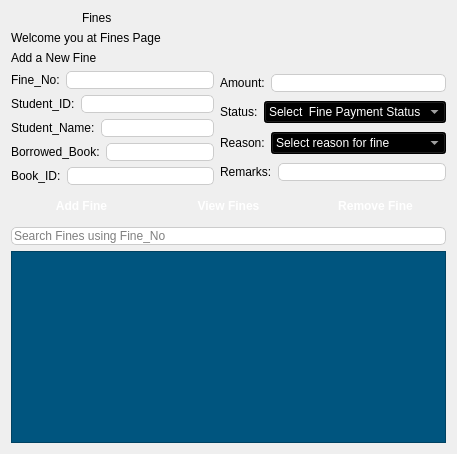
         <widget class="QWidget" name="page">
          <layout class="QVBoxLayout" name="verticalLayout_35">
           <item>
            <layout class="QVBoxLayout" name="verticalLayout_34">
             <item>
              <layout class="QVBoxLayout" name="verticalLayout_29">
               <item>
                <layout class="QHBoxLayout" name="horizontalLayout_42">
                 <item>
                  <widget class="QLabel" name="label_48">
                   <property name="maximumSize">
                    <size>
                     <width>65</width>
                     <height>65</height>
                    </size>
                   </property>
                   <property name="text">
                    <string/>
                   </property>
                   <property name="pixmap">
                    <pixmap resource="resource.qrc">:/images/fine (1).png</pixmap>
                   </property>
                   <property name="scaledContents">
                    <bool>true</bool>
                   </property>
                  </widget>
                 </item>
                 <item>
                  <widget class="QLabel" name="label_49">
                   <property name="styleSheet">
                    <string notr="true">font: 600 italic 20pt &quot;Segoe UI&quot;;</string>
                   </property>
                   <property name="text">
                    <string>Fines</string>
                   </property>
                  </widget>
                 </item>
                </layout>
               </item>
               <item>
                <widget class="QLabel" name="label_50">
                 <property name="styleSheet">
                  <string notr="true">font: 600 italic 12pt &quot;Segoe UI&quot;;</string>
                 </property>
                 <property name="text">
                  <string>Welcome you at Fines Page</string>
                 </property>
                </widget>
               </item>
              </layout>
             </item>
             <item>
              <layout class="QVBoxLayout" name="verticalLayout_32">
               <item>
                <widget class="QLabel" name="label_51">
                 <property name="styleSheet">
                  <string notr="true">font: 600 italic 18pt &quot;Segoe UI&quot;;</string>
                 </property>
                 <property name="text">
                  <string>Add a New Fine</string>
                 </property>
                </widget>
               </item>
               <item>
                <layout class="QHBoxLayout" name="horizontalLayout_52">
                 <item>
                  <layout class="QVBoxLayout" name="verticalLayout_31">
                   <item>
                    <layout class="QHBoxLayout" name="horizontalLayout_43">
                     <item>
                      <widget class="QLabel" name="label_52">
                       <property name="text">
                        <string>Fine_No:</string>
                       </property>
                      </widget>
                     </item>
                     <item>
                      <widget class="QLineEdit" name="fine_line_1">
                       <property name="styleSheet">
                        <string notr="true">QLineEdit{
border: 1px solid #ccc;
border-radius: 5px;
}</string>
                       </property>
                      </widget>
                     </item>
                    </layout>
                   </item>
                   <item>
                    <layout class="QHBoxLayout" name="horizontalLayout_44">
                     <item>
                      <widget class="QLabel" name="label_53">
                       <property name="text">
                        <string>Student_ID:</string>
                       </property>
                      </widget>
                     </item>
                     <item>
                      <widget class="QLineEdit" name="fine_line_2">
                       <property name="styleSheet">
                        <string notr="true">QLineEdit{
border: 1px solid #ccc;
border-radius: 5px;
}</string>
                       </property>
                      </widget>
                     </item>
                    </layout>
                   </item>
                   <item>
                    <layout class="QHBoxLayout" name="horizontalLayout_45">
                     <item>
                      <widget class="QLabel" name="label_54">
                       <property name="text">
                        <string>Student_Name:</string>
                       </property>
                      </widget>
                     </item>
                     <item>
                      <widget class="QLineEdit" name="fine_line_3">
                       <property name="styleSheet">
                        <string notr="true">QLineEdit{
border: 1px solid #ccc;
border-radius: 5px;
}</string>
                       </property>
                      </widget>
                     </item>
                    </layout>
                   </item>
                   <item>
                    <layout class="QHBoxLayout" name="horizontalLayout_46">
                     <item>
                      <widget class="QLabel" name="label_55">
                       <property name="text">
                        <string>Borrowed_Book:</string>
                       </property>
                      </widget>
                     </item>
                     <item>
                      <widget class="QLineEdit" name="fine_line_4">
                       <property name="styleSheet">
                        <string notr="true">QLineEdit{
border: 1px solid #ccc;
border-radius: 5px;
}</string>
                       </property>
                      </widget>
                     </item>
                    </layout>
                   </item>
                   <item>
                    <layout class="QHBoxLayout" name="horizontalLayout_47">
                     <item>
                      <widget class="QLabel" name="label_56">
                       <property name="text">
                        <string>Book_ID:</string>
                       </property>
                      </widget>
                     </item>
                     <item>
                      <widget class="QLineEdit" name="fine_line_5">
                       <property name="styleSheet">
                        <string notr="true">QLineEdit{
border: 1px solid #ccc;
border-radius: 5px;
}</string>
                       </property>
                      </widget>
                     </item>
                    </layout>
                   </item>
                  </layout>
                 </item>
                 <item>
                  <layout class="QVBoxLayout" name="verticalLayout_30">
                   <item>
                    <layout class="QHBoxLayout" name="horizontalLayout_49">
                     <item>
                      <widget class="QLabel" name="label_57">
                       <property name="text">
                        <string>Amount:</string>
                       </property>
                      </widget>
                     </item>
                     <item>
                      <widget class="QLineEdit" name="fine_line_6">
                       <property name="styleSheet">
                        <string notr="true">QLineEdit{
border: 1px solid #ccc;
border-radius: 5px;
}</string>
                       </property>
                      </widget>
                     </item>
                    </layout>
                   </item>
                   <item>
                    <layout class="QHBoxLayout" name="horizontalLayout_51">
                     <item>
                      <widget class="QLabel" name="label_58">
                       <property name="sizePolicy">
                        <sizepolicy hsizetype="Fixed" vsizetype="Preferred">
                         <horstretch>0</horstretch>
                         <verstretch>0</verstretch>
                        </sizepolicy>
                       </property>
                       <property name="text">
                        <string>Status:</string>
                       </property>
                      </widget>
                     </item>
                     <item>
                      <widget class="QComboBox" name="fine_line_7">
                       <property name="styleSheet">
                        <string notr="true">background-color: rgb(0, 0, 0);
color: rgb(255, 255, 255);</string>
                       </property>
                       <item>
                        <property name="text">
                         <string>Select  Fine Payment Status</string>
                        </property>
                       </item>
                       <item>
                        <property name="text">
                         <string>Paid</string>
                        </property>
                       </item>
                       <item>
                        <property name="text">
                         <string>Pending</string>
                        </property>
                       </item>
                      </widget>
                     </item>
                    </layout>
                   </item>
                   <item>
                    <layout class="QHBoxLayout" name="horizontalLayout_50">
                     <item>
                      <widget class="QLabel" name="label_59">
                       <property name="sizePolicy">
                        <sizepolicy hsizetype="Fixed" vsizetype="Preferred">
                         <horstretch>0</horstretch>
                         <verstretch>0</verstretch>
                        </sizepolicy>
                       </property>
                       <property name="text">
                        <string>Reason:</string>
                       </property>
                      </widget>
                     </item>
                     <item>
                      <widget class="QComboBox" name="fine_line_8">
                       <property name="styleSheet">
                        <string notr="true">background-color: rgb(0, 0, 0);
color: rgb(255, 255, 255);</string>
                       </property>
                       <item>
                        <property name="text">
                         <string>Select reason for fine</string>
                        </property>
                       </item>
                       <item>
                        <property name="text">
                         <string>Late returned</string>
                        </property>
                       </item>
                       <item>
                        <property name="text">
                         <string>Not returned(Lost)</string>
                        </property>
                       </item>
                       <item>
                        <property name="text">
                         <string>Page was tore</string>
                        </property>
                       </item>
                       <item>
                        <property name="text">
                         <string>Other reason</string>
                        </property>
                       </item>
                      </widget>
                     </item>
                    </layout>
                   </item>
                   <item>
                    <layout class="QHBoxLayout" name="horizontalLayout_48">
                     <item>
                      <widget class="QLabel" name="label_60">
                       <property name="text">
                        <string>Remarks:</string>
                       </property>
                      </widget>
                     </item>
                     <item>
                      <widget class="QLineEdit" name="fine_line_9">
                       <property name="styleSheet">
                        <string notr="true">QLineEdit{
border: 1px solid #ccc;
border-radius: 5px;
}</string>
                       </property>
                      </widget>
                     </item>
                    </layout>
                   </item>
                  </layout>
                 </item>
                </layout>
               </item>
              </layout>
             </item>
             <item>
              <layout class="QHBoxLayout" name="horizontalLayout_53">
               <item>
                <widget class="QPushButton" name="add_fine_btn">
                 <property name="styleSheet">
                  <string notr="true">QPushButton { 
color: white; 
border-radius: 8px; 
padding: 8px 16px; 
font-weight: bold; 
} 
QPushButton:hover { 
background-color: #1E6FD9; 
} 
QPushButton:pressed { 
background-color: #174EA6; 
} </string>
                 </property>
                 <property name="text">
                  <string>Add Fine</string>
                 </property>
                 <property name="icon">
                  <iconset resource="resource.qrc">
                   <normaloff>:/images/plus-symbol-button.png</normaloff>:/images/plus-symbol-button.png</iconset>
                 </property>
                 <property name="iconSize">
                  <size>
                   <width>16</width>
                   <height>16</height>
                  </size>
                 </property>
                 <property name="checkable">
                  <bool>true</bool>
                 </property>
                </widget>
               </item>
               <item>
                <widget class="QPushButton" name="add_fines_btn">
                 <property name="styleSheet">
                  <string notr="true">QPushButton { 
color: white; 
border-radius: 8px; 
padding: 8px 16px; 
font-weight: bold; 
} 
QPushButton:hover { 
background-color: #1E6FD9; 
} 
QPushButton:pressed { 
background-color: #174EA6; 
} </string>
                 </property>
                 <property name="text">
                  <string>View Fines</string>
                 </property>
                 <property name="icon">
                  <iconset resource="resource.qrc">
                   <normaloff>:/images/vecteezy_an-open-eye-icon-isolated_55810413.png</normaloff>:/images/vecteezy_an-open-eye-icon-isolated_55810413.png</iconset>
                 </property>
                 <property name="iconSize">
                  <size>
                   <width>20</width>
                   <height>20</height>
                  </size>
                 </property>
                 <property name="checkable">
                  <bool>true</bool>
                 </property>
                </widget>
               </item>
               <item>
                <widget class="QPushButton" name="remove_fine_btn">
                 <property name="styleSheet">
                  <string notr="true">QPushButton { 
color: white; 
border-radius: 8px; 
padding: 8px 16px; 
font-weight: bold; 
} 
QPushButton:hover { 
background-color: red; 
} 
QPushButton:pressed { 
background-color: #174EA6; 
} </string>
                 </property>
                 <property name="text">
                  <string>Remove Fine</string>
                 </property>
                 <property name="icon">
                  <iconset resource="resource.qrc">
                   <normaloff>:/images/delete.png</normaloff>:/images/delete.png</iconset>
                 </property>
                 <property name="iconSize">
                  <size>
                   <width>16</width>
                   <height>16</height>
                  </size>
                 </property>
                 <property name="checkable">
                  <bool>true</bool>
                 </property>
                </widget>
               </item>
              </layout>
             </item>
             <item>
              <layout class="QVBoxLayout" name="verticalLayout_33">
               <item>
                <widget class="QLineEdit" name="borrow_line_17">
                 <property name="styleSheet">
                  <string notr="true">QLineEdit{
border: 1px solid #ccc;
border-radius: 5px;
}</string>
                 </property>
                 <property name="placeholderText">
                  <string>Search Fines using Fine_No</string>
                 </property>
                </widget>
               </item>
               <item>
                <widget class="QTableWidget" name="borrow_books_table_2">
                 <property name="styleSheet">
                  <string notr="true">color: rgb(0, 0, 0);
background-color: rgb(0, 85, 127);</string>
                 </property>
                </widget>
               </item>
              </layout>
             </item>
            </layout>
           </item>
          </layout>
         </widget>
